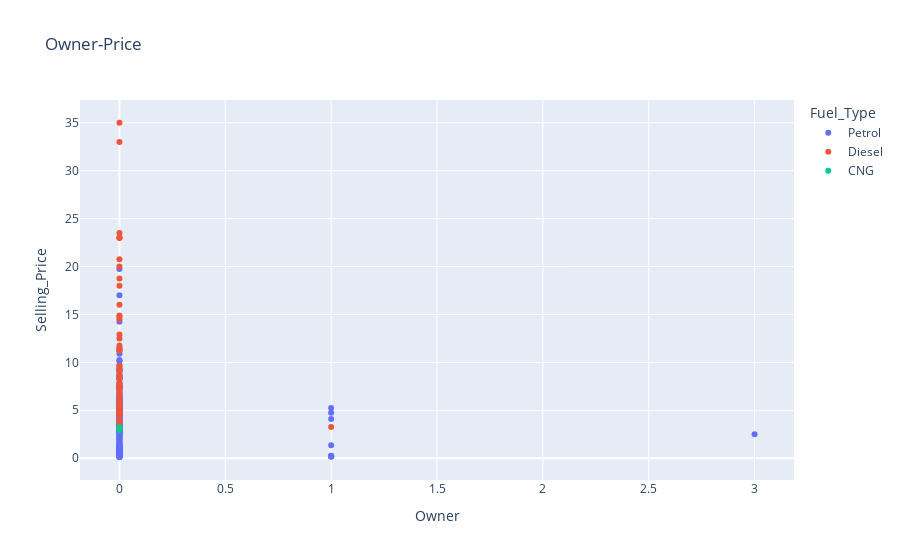

Notebook cell for this chart:
### Code cell
fig = px.line(df, x="Owner", y="Selling_Price", color="Fuel_Type", title="Owner-Price")
fig.update_traces(mode="markers")
fig.show();

### Figure 1 — Plotly figure (JSON) as saved in the notebook; plotly's stock layout.template omitted (floating-point values rounded to 4 significant figures; data arrays with more than 128 entries replaced by an {"elided": "..."} marker saying what was removed)
{"data": [{"hovertemplate": "Fuel_Type=Petrol<br>Owner=%{x}<br>Selling_Price=%{y}<extra></extra>", "legendgroup": "Petrol", "line": {"color": "#636efa", "dash": "solid"}, "marker": {"symbol": "circle"}, "mode": "markers", "name": "Petrol", "orientation": "v", "showlegend": true, "type": "scatter", "x": {"elided": "239 int values"}, "xaxis": "x", "y": {"elided": "239 float values"}, "yaxis": "y"}, {"hovertemplate": "Fuel_Type=Diesel<br>Owner=%{x}<br>Selling_Price=%{y}<extra></extra>", "legendgroup": "Diesel", "line": {"color": "#EF553B", "dash": "solid"}, "marker": {"symbol": "circle"}, "mode": "markers", "name": "Diesel", "orientation": "v", "showlegend": true, "type": "scatter", "x": [0, 0, 0, 0, 0, 0, 0, 0, 0, 0, 0, 0, 0, 0, 0, 0, 0, 0, 0, 0, 0, 0, 0, 0, 0, 0, 0, 0, 0, 0, 0, 0, 0, 0, 0, 0, 0, 0, 0, 0, 1, 0, 0, 0, 0, 0, 0, 0, 0, 0, 0, 0, 0, 0, 0, 0, 0, 0, 0, 0], "xaxis": "x", "y": [4.75, 4.6, 9.25, 6.5, 8.75, 7.45, 6.85, 7.75, 7.25, 7.75, 7.45, 3.1, 4.95, 6, 5.5, 5.5, 14.9, 23, 18, 16, 19.99, 18.75, 23.5, 33, 4.75, 9.25, 3.95, 4.5, 4.9, 14.5, 14.73, 4.75, 23, 12.5, 3.49, 35, 11.25, 23, 20.75, 9.65, 3.25, 4.85, 11.75, 6, 8.25, 4.95, 3.1, 6.15, 3.9, 11.25, 5.35, 5.95, 5.2, 12.9, 7.2, 8.35, 8.25, 8.55, 9.5, 11.5], "yaxis": "y"}, {"hovertemplate": "Fuel_Type=CNG<br>Owner=%{x}<br>Selling_Price=%{y}<extra></extra>", "legendgroup": "CNG", "line": {"color": "#00cc96", "dash": "solid"}, "marker": {"symbol": "circle"}, "mode": "markers", "name": "CNG", "orientation": "v", "showlegend": true, "type": "scatter", "x": [0, 0], "xaxis": "x", "y": [3.25, 2.95], "yaxis": "y"}], "layout": {"legend": {"title": {"text": "Fuel_Type"}, "tracegroupgap": 0}, "title": {"text": "Owner-Price"}, "xaxis": {"anchor": "y", "domain": [0, 1], "title": {"text": "Owner"}}, "yaxis": {"anchor": "x", "domain": [0, 1], "title": {"text": "Selling_Price"}}}}
